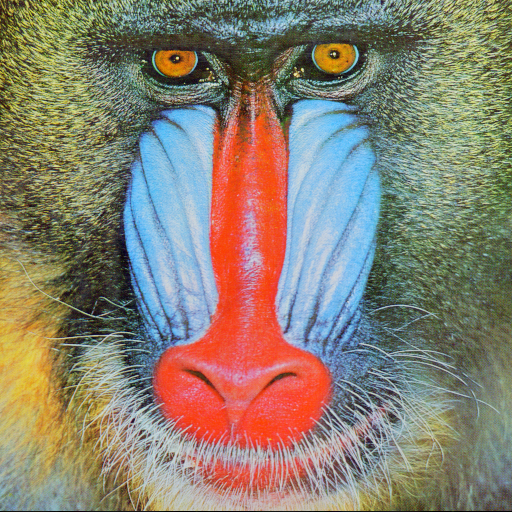
#> input picture class2/BaboonRGB.tif, 512 x 512 px
$ python session2.py
#> lines starting #> are read from the running program, lines starting #| are printed output that depends on the picture
# -*- coding: utf-8 -*-
# @Time    : 2023/11/27 14:15
# @Author  : Mean
# @File    : session2.py
# @Description: 使用最小二乘法拟合直线

import cv2
import numpy as np
import matplotlib.pyplot as plt

# 实现sobel算子分割
img = cv2.imread('BaboonRGB.tif', cv2.IMREAD_GRAYSCALE)
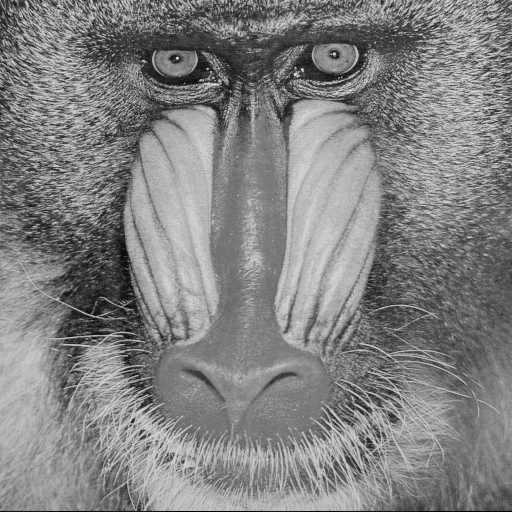
#> img: shape (512, 512); min 0, max 231, mean 129.6
h, w = img.shape
#> h = 512; w = 512
new_img = np.zeros([h, w])
x_img = np.zeros(img.shape)
y_img = np.zeros(img.shape)
sobel_x = np.array([[-1, 0, 1], [-2, 0, 2], [-1, 0, 1]])
sobel_y = np.array([[-1, -2, -1], [0, 0, 0], [1, 2, 1]])
# 计算x和y方向上的梯度
for i in range(h - 2):
    for j in range(w - 2):
        x_img[i + 1, j + 1] = abs(np.sum(img[i: i + 3, j: j + 3] * sobel_x))
        y_img[i + 1, j + 1] = abs(np.sum(img[i: i + 3, j: j + 3] * sobel_y))
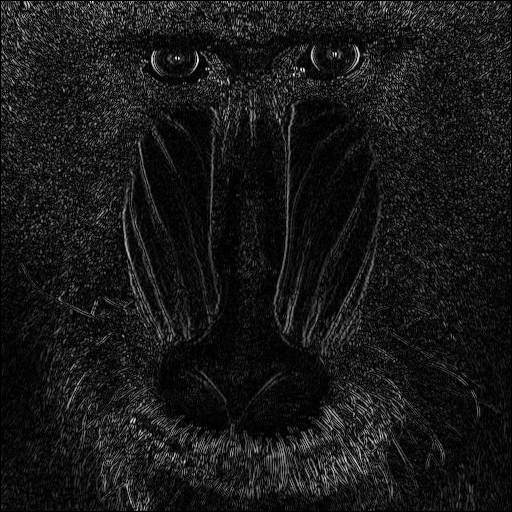
#> x_img: shape (512, 512) float64; min 0, max 663, mean 63.9; drawn with min black and max white
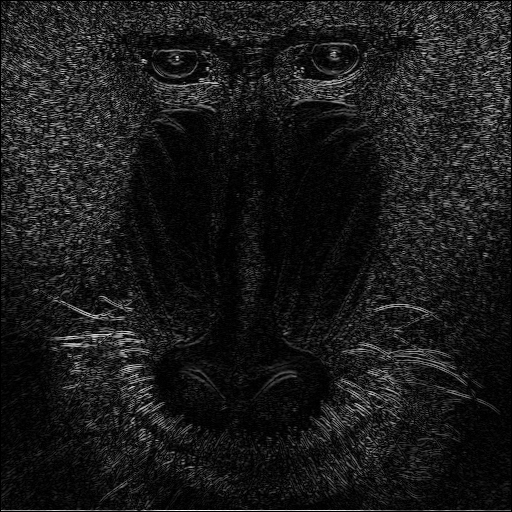
#> y_img: shape (512, 512) float64; min 0, max 774, mean 81.4; drawn with min black and max white
new_img = np.sqrt(x_img**2+y_img**2)
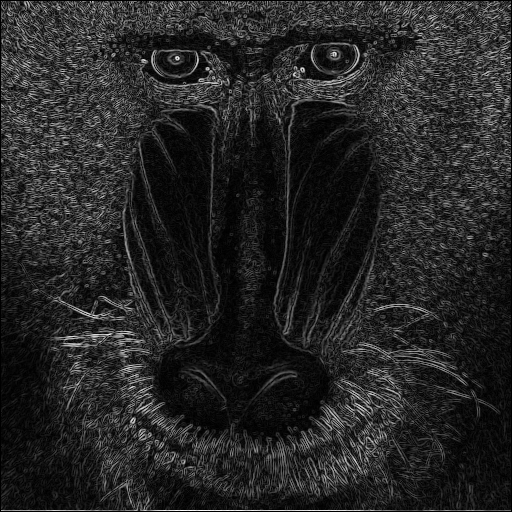
#> new_img: shape (512, 512) float64; min 0, max 774, mean 115.5; drawn with min black and max white

# 获取边缘点的坐标
edge_points = np.column_stack(np.where(new_img > 0))    # column_stack组合坐标
#> edge_points = 260046 pairs, first value 1 to 510, second value 1 to 510
# 最小二乘拟合直线 polyfit用于拟合，使用的就是最小二乘法
coefficients = np.polyfit(edge_points[:, 0], edge_points[:, 1], 1)
#> coefficients = [-1.18e-06, 255.5]
slope, intercept = coefficients
#> slope = -1.18e-06; intercept = 255.5

# 绘制
plt.figure(figsize=(10, 5))
plt.subplot(1, 2, 1)
plt.imshow(img)
plt.title('Original Image')

plt.subplot(1, 2, 2)
plt.imshow(new_img, cmap='gray')
x_vals = np.arange(0, new_img.shape[1])
#> x_vals = 512 values from 0 to 511
y_vals = slope * x_vals + intercept
#> y_vals = 512 values, max 255.5 at index 0, min 255.5 at index 511, mean 255.5
plt.plot(x_vals, y_vals, color='red', label='Fitted Line')
plt.scatter(edge_points[:, 1], edge_points[:, 0], s=5, color='blue', label='Edge Points')
plt.legend()
plt.title('Sobel Edges and Fitted Line')

plt.show()
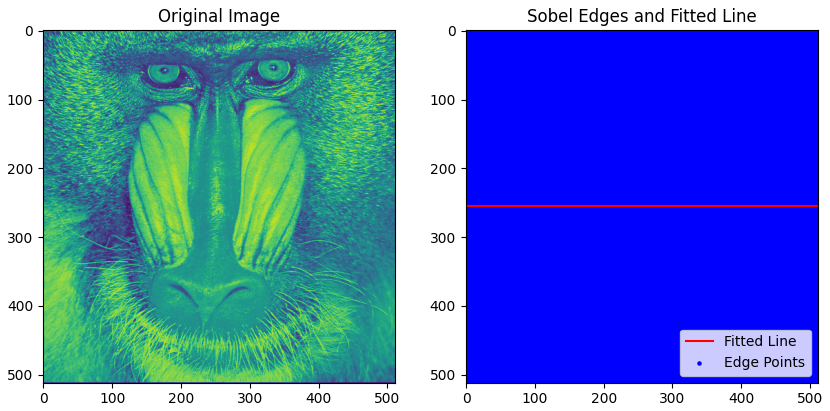
#> figure drawn by matplotlib, 2 panels

# [8 lines of commented-out code are left out]

$ run again, with class2/sifaka.jpg saved as class2/BaboonRGB.tif
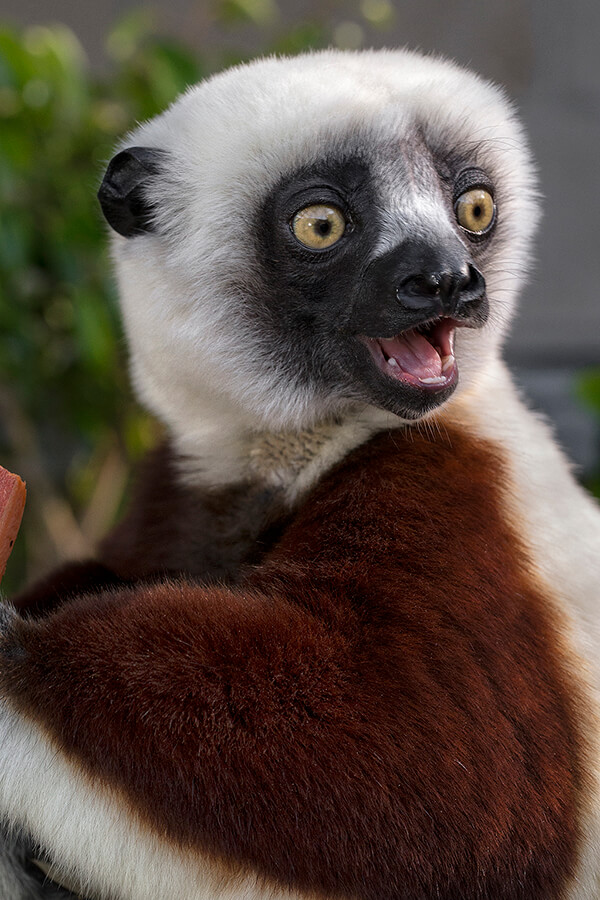
#> input picture class2/sifaka.jpg, 600 x 900 px
#> after the loop `for i in range(h - 2):`:
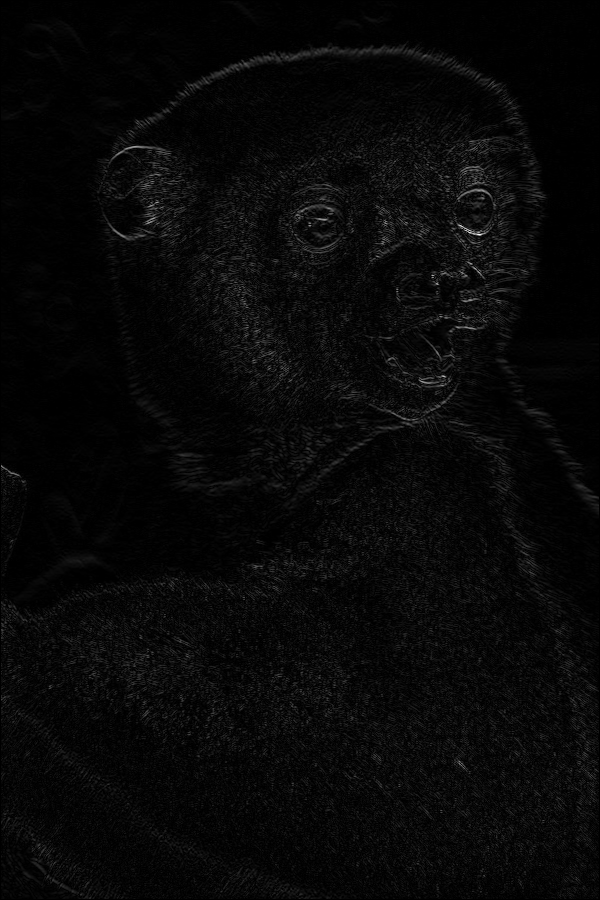
#> y_img: shape (900, 600) float64; min 0, max 868, mean 28.6; drawn with min black and max white
#> edge_points = 533720 pairs, first value 1 to 898, second value 1 to 598
#> coefficients = [0.00284, 297.8]
#> slope = 0.00284; intercept = 297.8
#> y_vals = 600 values from 297.8 to 299.5
#> `plt.show()`:
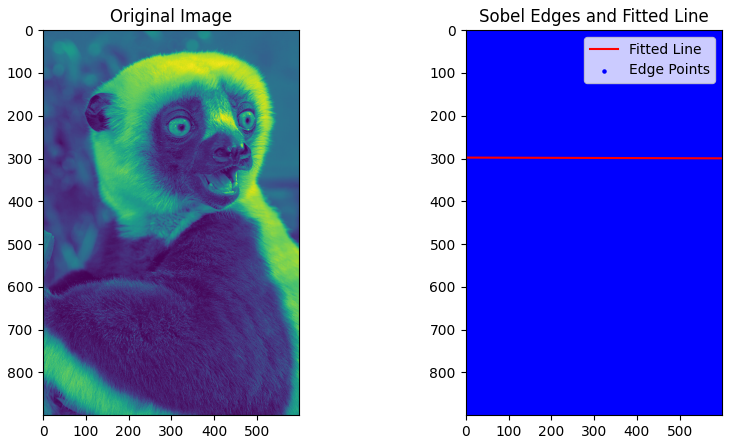
#> figure drawn by matplotlib, 2 panels
